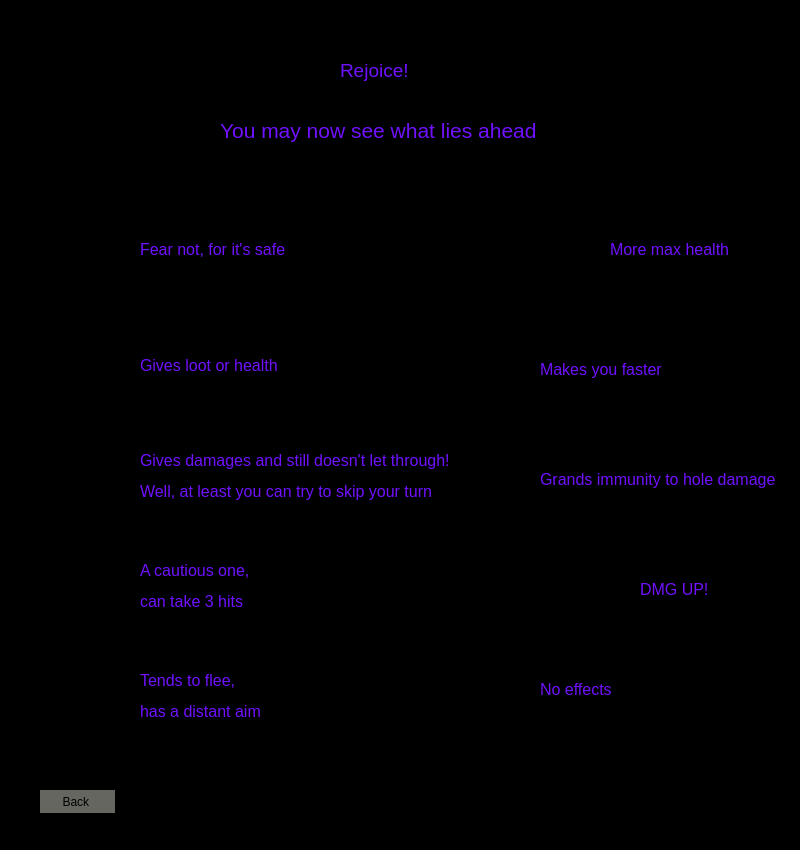
<?xml version="1.0" encoding="UTF-8"?>
<ui version="4.0">
 <class>Form</class>
 <widget class="QWidget" name="Form">
  <property name="geometry">
   <rect>
    <x>0</x>
    <y>0</y>
    <width>800</width>
    <height>850</height>
   </rect>
  </property>
  <property name="minimumSize">
   <size>
    <width>800</width>
    <height>800</height>
   </size>
  </property>
  <property name="maximumSize">
   <size>
    <width>800</width>
    <height>850</height>
   </size>
  </property>
  <property name="windowTitle">
   <string>Form</string>
  </property>
  <property name="styleSheet">
   <string notr="true">background-color: #000000
</string>
  </property>
  <widget class="QLabel" name="TittleLabel">
   <property name="geometry">
    <rect>
     <x>340</x>
     <y>50</y>
     <width>71</width>
     <height>41</height>
    </rect>
   </property>
   <property name="styleSheet">
    <string notr="true">background-color: #000000
</string>
   </property>
   <property name="text">
    <string>&lt;html&gt;&lt;head/&gt;&lt;body&gt;&lt;p&gt;&lt;span style=&quot; font-size:14pt; color:#7011ff;&quot;&gt;Rejoice!&lt;/span&gt;&lt;/p&gt;&lt;/body&gt;&lt;/html&gt;</string>
   </property>
  </widget>
  <widget class="QLabel" name="TittleLabel_2">
   <property name="geometry">
    <rect>
     <x>220</x>
     <y>110</y>
     <width>321</width>
     <height>41</height>
    </rect>
   </property>
   <property name="styleSheet">
    <string notr="true">background-color: #000000
</string>
   </property>
   <property name="text">
    <string>&lt;html&gt;&lt;head/&gt;&lt;body&gt;&lt;p&gt;&lt;span style=&quot; font-size:16pt; color:#7011ff;&quot;&gt;You may now see what lies ahead&lt;/span&gt;&lt;/p&gt;&lt;/body&gt;&lt;/html&gt;</string>
   </property>
  </widget>
  <widget class="QLabel" name="EmptySpace">
   <property name="geometry">
    <rect>
     <x>40</x>
     <y>220</y>
     <width>72</width>
     <height>72</height>
    </rect>
   </property>
   <property name="text">
    <string>TextLabel</string>
   </property>
  </widget>
  <widget class="QLabel" name="Chest">
   <property name="geometry">
    <rect>
     <x>40</x>
     <y>330</y>
     <width>72</width>
     <height>72</height>
    </rect>
   </property>
   <property name="text">
    <string>TextLabel</string>
   </property>
  </widget>
  <widget class="QLabel" name="Hole">
   <property name="geometry">
    <rect>
     <x>40</x>
     <y>440</y>
     <width>72</width>
     <height>72</height>
    </rect>
   </property>
   <property name="text">
    <string>TextLabel</string>
   </property>
  </widget>
  <widget class="QLabel" name="Enemy">
   <property name="geometry">
    <rect>
     <x>40</x>
     <y>550</y>
     <width>72</width>
     <height>72</height>
    </rect>
   </property>
   <property name="text">
    <string>TextLabel</string>
   </property>
  </widget>
  <widget class="QLabel" name="RangedEnemy">
   <property name="geometry">
    <rect>
     <x>40</x>
     <y>660</y>
     <width>72</width>
     <height>72</height>
    </rect>
   </property>
   <property name="text">
    <string>TextLabel</string>
   </property>
  </widget>
  <widget class="QLabel" name="TittleLabel_3">
   <property name="geometry">
    <rect>
     <x>140</x>
     <y>240</y>
     <width>150</width>
     <height>20</height>
    </rect>
   </property>
   <property name="styleSheet">
    <string notr="true">background-color: #000000
</string>
   </property>
   <property name="text">
    <string>&lt;html&gt;&lt;head/&gt;&lt;body&gt;&lt;p&gt;&lt;span style=&quot; font-size:12pt; color:#7011ff;&quot;&gt;Fear not, for it's safe&lt;/span&gt;&lt;/p&gt;&lt;/body&gt;&lt;/html&gt;</string>
   </property>
  </widget>
  <widget class="QLabel" name="TittleLabel_4">
   <property name="geometry">
    <rect>
     <x>140</x>
     <y>356</y>
     <width>150</width>
     <height>20</height>
    </rect>
   </property>
   <property name="styleSheet">
    <string notr="true">background-color: #000000
</string>
   </property>
   <property name="text">
    <string>&lt;html&gt;&lt;head/&gt;&lt;body&gt;&lt;p&gt;&lt;span style=&quot; font-size:12pt; color:#7011ff;&quot;&gt;Gives loot or health&lt;/span&gt;&lt;/p&gt;&lt;/body&gt;&lt;/html&gt;</string>
   </property>
  </widget>
  <widget class="QLabel" name="TittleLabel_5">
   <property name="geometry">
    <rect>
     <x>140</x>
     <y>451</y>
     <width>311</width>
     <height>50</height>
    </rect>
   </property>
   <property name="styleSheet">
    <string notr="true">background-color: #000000
</string>
   </property>
   <property name="text">
    <string>&lt;html&gt;&lt;head/&gt;&lt;body&gt;&lt;p&gt;&lt;span style=&quot; font-size:12pt; color:#7011ff;&quot;&gt;Gives damages and still doesn't let through!&lt;/span&gt;&lt;/p&gt;&lt;p&gt;&lt;span style=&quot; font-size:12pt; color:#7011ff;&quot;&gt;Well, at least you can try to skip your turn&lt;/span&gt;&lt;/p&gt;&lt;/body&gt;&lt;/html&gt;</string>
   </property>
  </widget>
  <widget class="QLabel" name="TittleLabel_6">
   <property name="geometry">
    <rect>
     <x>140</x>
     <y>561</y>
     <width>150</width>
     <height>50</height>
    </rect>
   </property>
   <property name="styleSheet">
    <string notr="true">background-color: #000000
</string>
   </property>
   <property name="text">
    <string>&lt;html&gt;&lt;head/&gt;&lt;body&gt;&lt;p&gt;&lt;span style=&quot; font-size:12pt; color:#7011ff;&quot;&gt;A cautious one, &lt;/span&gt;&lt;/p&gt;&lt;p&gt;&lt;span style=&quot; font-size:12pt; color:#7011ff;&quot;&gt;can take 3 hits&lt;/span&gt;&lt;/p&gt;&lt;/body&gt;&lt;/html&gt;</string>
   </property>
  </widget>
  <widget class="QLabel" name="TittleLabel_8">
   <property name="geometry">
    <rect>
     <x>140</x>
     <y>671</y>
     <width>150</width>
     <height>50</height>
    </rect>
   </property>
   <property name="styleSheet">
    <string notr="true">background-color: #000000
</string>
   </property>
   <property name="text">
    <string>&lt;html&gt;&lt;head/&gt;&lt;body&gt;&lt;p&gt;&lt;span style=&quot; font-size:12pt; color:#7011ff;&quot;&gt;Tends to flee,&lt;/span&gt;&lt;/p&gt;&lt;p&gt;&lt;span style=&quot; font-size:12pt; color:#7011ff;&quot;&gt;has a distant aim&lt;/span&gt;&lt;/p&gt;&lt;/body&gt;&lt;/html&gt;</string>
   </property>
  </widget>
  <widget class="QLabel" name="Helmet">
   <property name="geometry">
    <rect>
     <x>470</x>
     <y>221</y>
     <width>50</width>
     <height>50</height>
    </rect>
   </property>
   <property name="text">
    <string>TextLabel</string>
   </property>
  </widget>
  <widget class="QLabel" name="Armor">
   <property name="geometry">
    <rect>
     <x>540</x>
     <y>221</y>
     <width>50</width>
     <height>50</height>
    </rect>
   </property>
   <property name="text">
    <string>TextLabel</string>
   </property>
  </widget>
  <widget class="QLabel" name="Pants">
   <property name="geometry">
    <rect>
     <x>470</x>
     <y>341</y>
     <width>50</width>
     <height>50</height>
    </rect>
   </property>
   <property name="text">
    <string>TextLabel</string>
   </property>
  </widget>
  <widget class="QLabel" name="Boots">
   <property name="geometry">
    <rect>
     <x>470</x>
     <y>451</y>
     <width>50</width>
     <height>50</height>
    </rect>
   </property>
   <property name="text">
    <string>TextLabel</string>
   </property>
  </widget>
  <widget class="QLabel" name="Sword">
   <property name="geometry">
    <rect>
     <x>470</x>
     <y>561</y>
     <width>150</width>
     <height>50</height>
    </rect>
   </property>
   <property name="text">
    <string>TextLabel</string>
   </property>
  </widget>
  <widget class="QLabel" name="BadArmor">
   <property name="geometry">
    <rect>
     <x>470</x>
     <y>670</y>
     <width>50</width>
     <height>50</height>
    </rect>
   </property>
   <property name="text">
    <string>TextLabel</string>
   </property>
  </widget>
  <widget class="QLabel" name="TittleLabel_7">
   <property name="geometry">
    <rect>
     <x>610</x>
     <y>240</y>
     <width>150</width>
     <height>20</height>
    </rect>
   </property>
   <property name="styleSheet">
    <string notr="true">background-color: #000000
</string>
   </property>
   <property name="text">
    <string>&lt;html&gt;&lt;head/&gt;&lt;body&gt;&lt;p&gt;&lt;span style=&quot; font-size:12pt; color:#7011ff;&quot;&gt;More max health&lt;/span&gt;&lt;/p&gt;&lt;/body&gt;&lt;/html&gt;</string>
   </property>
  </widget>
  <widget class="QLabel" name="TittleLabel_9">
   <property name="geometry">
    <rect>
     <x>540</x>
     <y>360</y>
     <width>150</width>
     <height>20</height>
    </rect>
   </property>
   <property name="styleSheet">
    <string notr="true">background-color: #000000
</string>
   </property>
   <property name="text">
    <string>&lt;html&gt;&lt;head/&gt;&lt;body&gt;&lt;p&gt;&lt;span style=&quot; font-size:12pt; color:#7011ff;&quot;&gt;Makes you faster&lt;/span&gt;&lt;/p&gt;&lt;/body&gt;&lt;/html&gt;</string>
   </property>
  </widget>
  <widget class="QLabel" name="TittleLabel_10">
   <property name="geometry">
    <rect>
     <x>540</x>
     <y>470</y>
     <width>251</width>
     <height>20</height>
    </rect>
   </property>
   <property name="styleSheet">
    <string notr="true">background-color: #000000
</string>
   </property>
   <property name="text">
    <string>&lt;html&gt;&lt;head/&gt;&lt;body&gt;&lt;p&gt;&lt;span style=&quot; font-size:12pt; color:#7011ff;&quot;&gt;Grands immunity to hole damage&lt;/span&gt;&lt;/p&gt;&lt;/body&gt;&lt;/html&gt;</string>
   </property>
  </widget>
  <widget class="QLabel" name="TittleLabel_11">
   <property name="geometry">
    <rect>
     <x>640</x>
     <y>580</y>
     <width>71</width>
     <height>20</height>
    </rect>
   </property>
   <property name="styleSheet">
    <string notr="true">background-color: #000000
</string>
   </property>
   <property name="text">
    <string>&lt;html&gt;&lt;head/&gt;&lt;body&gt;&lt;p&gt;&lt;span style=&quot; font-size:12pt; color:#7011ff;&quot;&gt;DMG UP!&lt;/span&gt;&lt;/p&gt;&lt;/body&gt;&lt;/html&gt;</string>
   </property>
  </widget>
  <widget class="QLabel" name="TittleLabel_12">
   <property name="geometry">
    <rect>
     <x>540</x>
     <y>680</y>
     <width>91</width>
     <height>20</height>
    </rect>
   </property>
   <property name="styleSheet">
    <string notr="true">background-color: #000000
</string>
   </property>
   <property name="text">
    <string>&lt;html&gt;&lt;head/&gt;&lt;body&gt;&lt;p&gt;&lt;span style=&quot; font-size:12pt; color:#7011ff;&quot;&gt;No effects&lt;/span&gt;&lt;/p&gt;&lt;/body&gt;&lt;/html&gt;</string>
   </property>
  </widget>
  <widget class="QPushButton" name="BackButton">
   <property name="geometry">
    <rect>
     <x>40</x>
     <y>790</y>
     <width>75</width>
     <height>23</height>
    </rect>
   </property>
   <property name="styleSheet">
    <string notr="true">background-color: #666661; border-style: #000000;</string>
   </property>
   <property name="text">
    <string>Back </string>
   </property>
  </widget>
 </widget>
 <resources/>
 <connections/>
</ui>
